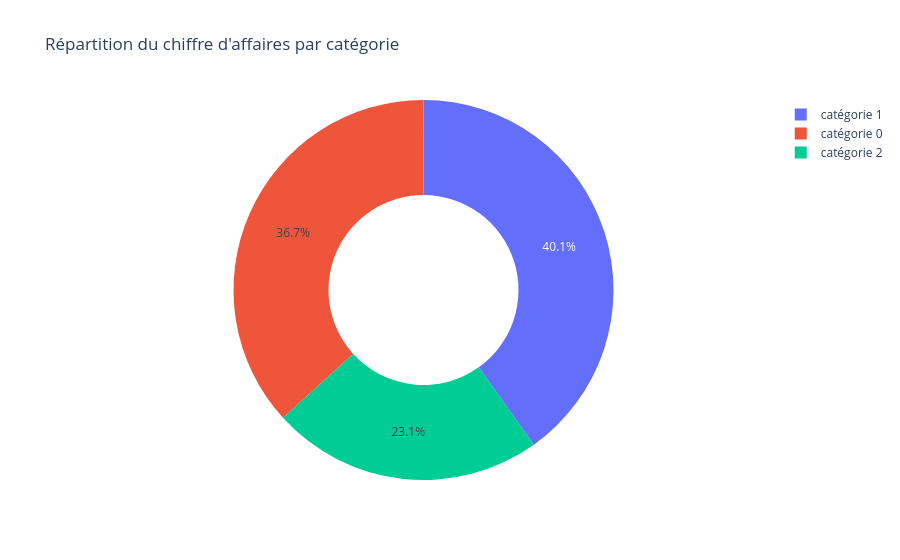

Notebook code for this chart:
### Code cell
mix_categories = (
    ventes.groupby(['id_categorie', 'catégories'], as_index=False)
    .agg(chiffre_affaires=('prix_unitaire', 'sum'), produits_vendus=('id_produit', 'count'))
    .sort_values('catégories', ascending=True)
)
mix_categories['part_chiffre_affaires'] = mix_categories['chiffre_affaires'] / mix_categories['chiffre_affaires'].sum()
mix_categories['part_produits_vendus'] = mix_categories['produits_vendus'] / mix_categories['produits_vendus'].sum()

mix_categories['part_chiffre_affaires'] = (
    mix_categories['part_chiffre_affaires']
    .map(lambda x: f"{x:.1%}")
)

mix_categories['part_produits_vendus'] = (
    mix_categories['part_produits_vendus']
    .map(lambda x: f"{x:.1%}")
)

mix_categories_affichage = mix_categories.copy()

mix_categories_affichage['chiffre_affaires'] = mix_categories_affichage['chiffre_affaires'].map(
    lambda x: f"{x:,.2f}".replace(",", " ").replace(".", ",")
)
mix_categories_affichage['produits_vendus'] = mix_categories_affichage['produits_vendus'].map(
    lambda x: f"{x:,.2f}".replace(",", " ").replace(".", ",")
)
display(mix_categories_affichage)

figure_categories = px.pie(mix_categories, names='catégories', values='chiffre_affaires', hole=0.5, title="Répartition du chiffre d'affaires par catégorie")
figure_categories.show()

### Figure 1 — Plotly figure (JSON) as saved in the notebook; plotly's stock layout.template omitted (floating-point values rounded to 4 significant figures)
{"data": [{"domain": {"x": [0, 1], "y": [0, 1]}, "hole": 0.5, "hovertemplate": "catégories=%{label}<br>chiffre_affaires=%{value}<extra></extra>", "labels": ["catégorie 0", "catégorie 1", "catégorie 2"], "legendgroup": "", "name": "", "showlegend": true, "type": "pie", "values": [4420000.0, 4828000.0, 2780000.0]}], "layout": {"legend": {"tracegroupgap": 0}, "title": {"text": "Répartition du chiffre d'affaires par catégorie"}}}
